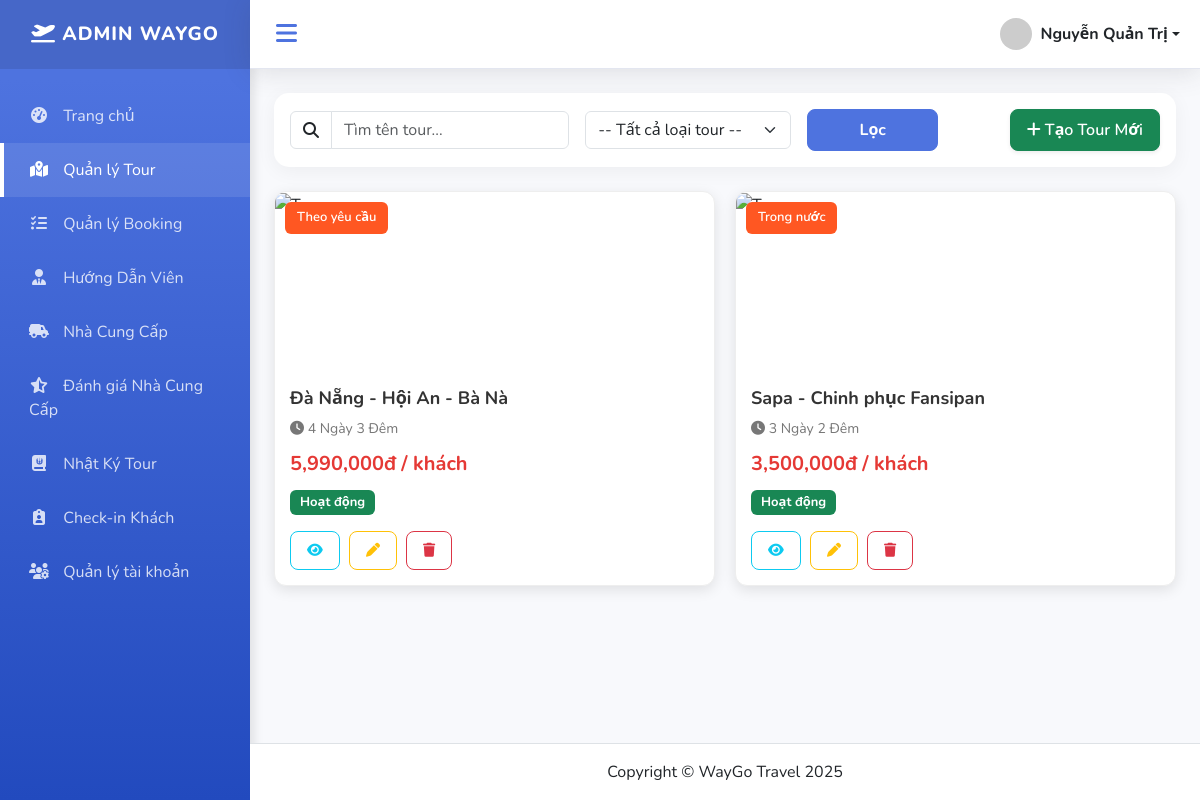
Screenshot of /index.php?action=tour_list (signed in) with the database file from the repository.
### tables this page shows
CREATE TABLE `tours` (
  `id` int NOT NULL,
  `ten_tour` varchar(255) NOT NULL,
  `loai_tour` enum('Trong nước','Quốc tế','Theo yêu cầu') NOT NULL,
  `dia_diem` varchar(255) NOT NULL,
  `thoi_gian` varchar(100) DEFAULT NULL,
  `gia_tour` decimal(12,2) DEFAULT NULL,
  `mo_ta` text,
  `ngay_khoi_hanh` date DEFAULT NULL,
  `phuong_tien` varchar(100) DEFAULT NULL,
  `so_nguoi_toi_da` int DEFAULT NULL,
  `status` enum('Hoạt động','Đang tạm dừng','Hủy') DEFAULT 'Hoạt động'
);

### controllers/TourController.php (called while the page is built, shortened)
<?php
class TourController {
    private $model;
    public function __construct(){
        $this->model = new TourModel();
    }
public function listTour(){
    $keyword = $_GET['keyword'] ?? null;
    $loai_tour = $_GET['loai_tour'] ?? null;
    $tours = $this->model->getAllTours($keyword, $loai_tour);
    include PATH_VIEW . 'admin/tours/tour_list.php';
}
}
?>

### index.php (called while the page is built, shortened)
<?php
spl_autoload_register(function ($class) {
    $fileName = "$class.php";
    $fileModel              = PATH_MODEL . $fileName;
});
require_once './routes/index.php';

### models/BaseModel.php (called while the page is built, shortened)
<?php
class BaseModel
{
    public function __construct()
    {
        $dsn = sprintf('mysql:host=%s;port=%s;dbname=%s;charset=utf8', DB_HOST, DB_PORT, DB_NAME);
        try {
            $this->pdo = new PDO($dsn, DB_USERNAME, DB_PASSWORD, DB_OPTIONS);
        } catch (PDOException $e) {
            die("Kết nối cơ sở dữ liệu thất bại: {$e->getMessage()}. Vui lòng thử lại sau.");
        }
    }
}

### models/TourModel.php (called while the page is built, shortened)
<?php
class TourModel extends BaseModel {
    public function getAllTours($keyword = null, $loai_tour = null) {
    $sql = "SELECT t.*,
            (SELECT image_path FROM tour_images WHERE tour_id = t.id LIMIT 1) AS image_path
            FROM tours t
            WHERE 1=1";
    $params = [];
    $sql .= " ORDER BY t.id DESC";
    $stmt = $this->pdo->prepare($sql);
    $stmt->execute($params);
    return $stmt->fetchAll(PDO::FETCH_OBJ);
}
}
?>

### views/admin/tours/tour_list.php (the view, shortened to what this page needs)
<?php require_once "views/layouts/header.php"; ?>
<link rel="stylesheet" href="assets/css/tour/tour_list.css">
<div class="card card-modern mb-4">
    <div class="card-body py-3">
        <form action="index.php" method="GET" class="row g-3 align-items-center">
            <div class="col-md-4">
                <div class="input-group">
                    <span class="input-group-text bg-white"><i class="fa-solid fa-magnifying-glass"></i></span>
                    <input type="text" name="keyword" class="form-control" placeholder="Tìm tên tour..." value="<?= htmlspecialchars($_GET['keyword'] ?? '') ?>">
                </div>
            </div>
            <div class="col-md-3">
                <select name="loai_tour" class="form-select">
                    <option value="">-- Tất cả loại tour --</option>
                </select>
            </div>
            <div class="col-md-2">
                <button type="submit" class="btn btn-primary w-100 fw-bold">Lọc</button>
            </div>
            <div class="col-md-3 text-end">
                <a href="index.php?action=tour_add" class="btn btn-success shadow-sm">
                    <i class="fa-solid fa-plus"></i> Tạo Tour Mới
                </a>
            </div>
        </form>
    </div>
</div>
<div class="tour-grid">
    <?php if(empty($tours)): ?>
        <div class="col-12 text-center text-muted py-5">
            <i class="fa-solid fa-box-open fa-3x mb-3"></i>
            <p>Không tìm thấy tour nào phù hợp.</p>
        </div>
    <?php else: ?>
        <?php foreach ($tours as $tour): ?>
            <div class="tour-card">
                <div class="tour-img">
                    <span class="tour-badge"><?= $tour->loai_tour ?></span>
                </div>
                <div class="tour-content">
                    <h3 class="tour-title"><?= $tour->ten_tour ?></h3>
                    <div class="tour-time"><i class="fa-solid fa-clock"></i> <?= $tour->thoi_gian ?></div>
                    <div class="tour-price"><?= number_format($tour->gia_tour) ?>đ / khách</div>
                    <div class="tour-status">
                         <span class="badge bg-<?= ($tour->status == 'Hủy') ? 'danger' : (($tour->status == 'Đang tạm dừng') ? 'warning text-dark' : 'success') ?>">
                            <?= $tour->status ?>
                        </span>
                    </div>
                    <div class="tour-actions mt-3">
                        <a href="index.php?action=tour_detail&id=<?= $tour->id ?>" class="btn btn-sm btn-outline-info"><i class="fa-solid fa-eye"></i></a>
                        <a href="index.php?action=tour_edit&id=<?= $tour->id ?>" class="btn btn-sm btn-outline-warning"><i class="fa-solid fa-pen"></i></a>
                        <a href="index.php?action=tour_delete&id=<?= $tour->id ?>" class="btn btn-sm btn-outline-danger" onclick="return confirm('Xóa tour này?')"><i class="fa-solid fa-trash"></i></a>
                    </div>
                </div>
            </div>
        <?php endforeach; ?>
    <?php endif; ?>
</div>
<?php require_once "views/layouts/footer.php"; ?>

### assets/css/dashboard.css (style rules this page uses)
:root { --primary-color: #4e73df; --secondary-color: #858796; --success-color: #1cc88a; --info-color: #36b9cc; --warning-color: #f6c23e; --danger-color: #e74a3b; --dark-bg: #222e3c; --light-bg: #f8f9fc; --sidebar-width: 250px; --sidebar-collapsed-width: 70px; --transition-speed: 0.3s; }
body { background-color: var(--light-bg); font-family: 'Nunito', 'Segoe UI', sans-serif; overflow-x: hidden; }
.card-modern { border: none; border-radius: 15px; box-shadow: 0 4px 20px rgba(0, 0, 0, 0.05); transition: transform 0.3s ease; background: #fff; overflow: hidden; height: auto !important; min-height: 0; }
.btn { border-radius: 8px; padding: 8px 16px; font-weight: 600; transition: all 0.3s; }
.btn-primary { background-color: var(--primary-color); border-color: var(--primary-color); }

### assets/css/tour/tour_list.css (style rules this page uses)
.tour-grid { display: grid; grid-template-columns: repeat(auto-fill, minmax(320px, 1fr)); gap: 20px; }
.tour-card { background: #fff; border-radius: 12px; overflow: hidden; box-shadow: 0 4px 14px rgba(0, 0, 0, 0.1); transition: 0.3s ease; border: 1px solid #eee; }
.tour-img { position: relative; height: 180px; }
.tour-badge { position: absolute; top: 10px; left: 10px; background: #ff5722; color: #fff; padding: 6px 12px; font-size: 13px; border-radius: 6px; font-weight: 600; }
.tour-content { padding: 15px; }
.tour-title { font-size: 18px; font-weight: 700; color: #333; line-height: 1.3em; margin-bottom: 8px; }
.tour-time { font-size: 14px; color: #777; margin-bottom: 10px; }
.tour-price { font-size: 20px; font-weight: bold; color: #e53935; margin-bottom: 10px; }
.tour-status .badge { font-size: 13px; padding: 6px 10px; }
.tour-actions .btn { margin-right: 5px; }

### rows the page displays
tours: loai_tour "Theo yêu cầu", ten_tour "Đà Nẵng - Hội An - Bà Nà", thoi_gian "4 Ngày 3 Đêm", gia_tour "5,990,000", status "Hoạt động"
tours: loai_tour "Trong nước", ten_tour "Sapa - Chinh phục Fansipan", thoi_gian "3 Ngày 2 Đêm", gia_tour "3,500,000", status "Hoạt động"

### other values shown
$_SESSION['user_name'] "Nguyễn Quản Trị"
